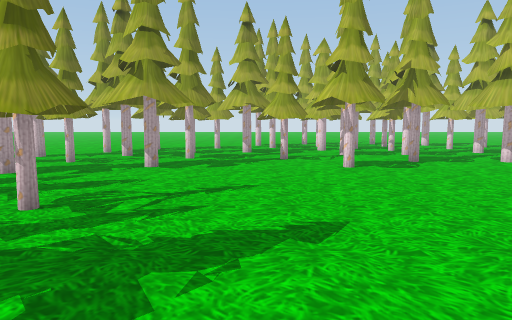
View 1 (above)

24 first-person views from a walk through a 3-D level made in the Unity game engine. The camera is 1.3 m above the floor, tilts 6° down and sees 70° across. The floor is counted in squares, 1 m on a side. Each view is taken from the middle of a square. On the plan, view 1 faces up. The plan holds only what a view shows up to about 15 squares ahead; the rest is blank. The place goes on beyond the plan. The player is left out. Some surface patterns are stand-ins.

View 2
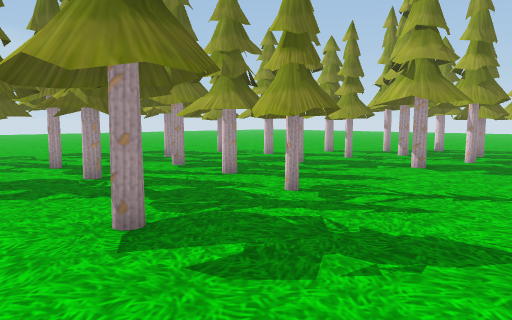

View 3
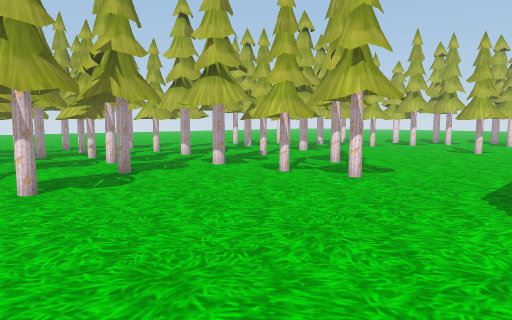

View 4
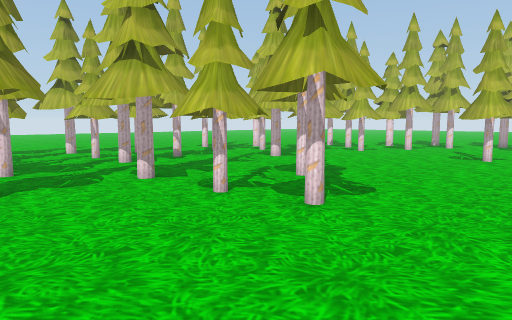

View 5
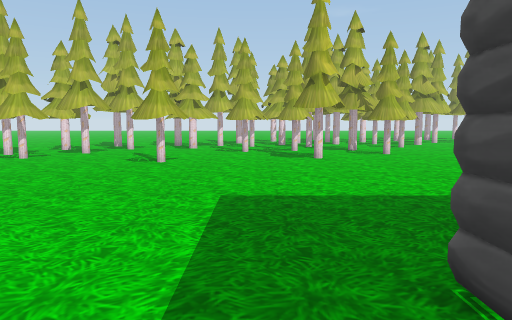

View 6
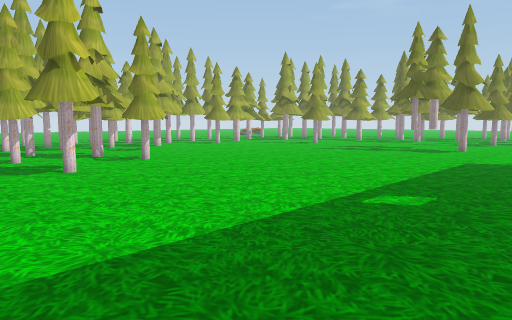

View 7
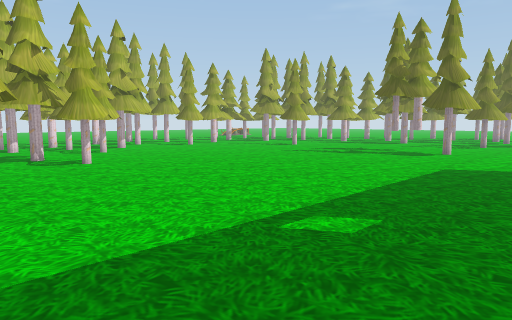

View 8
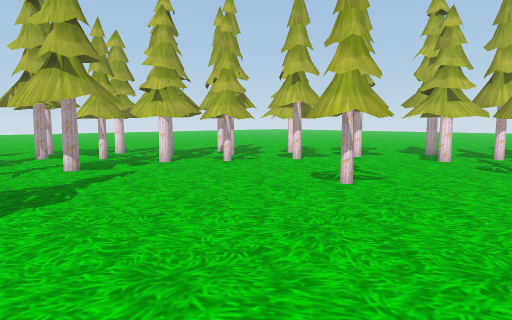

View 9
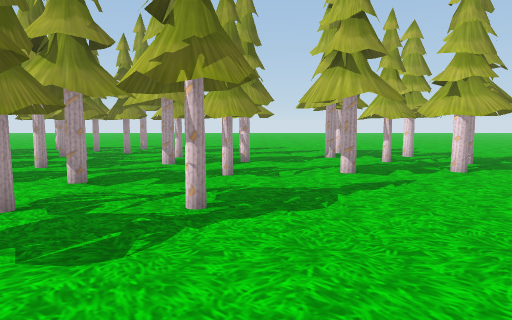

View 10
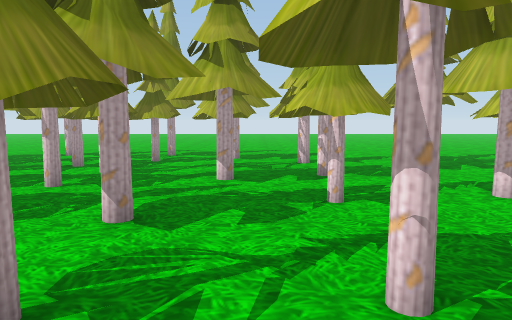

View 11
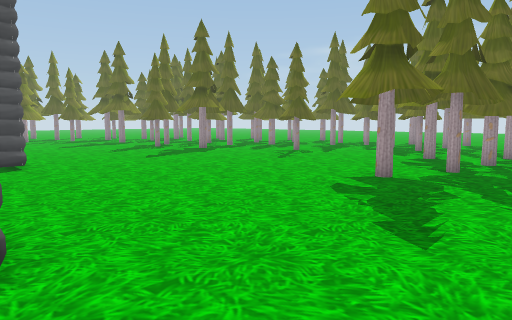

View 12
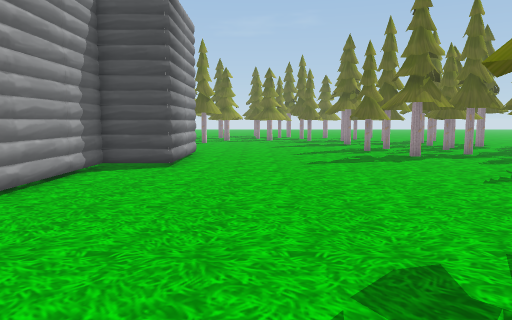

View 13
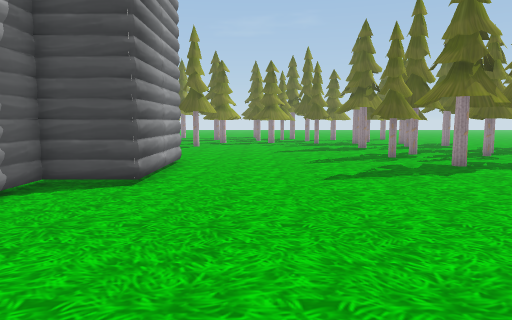

View 14
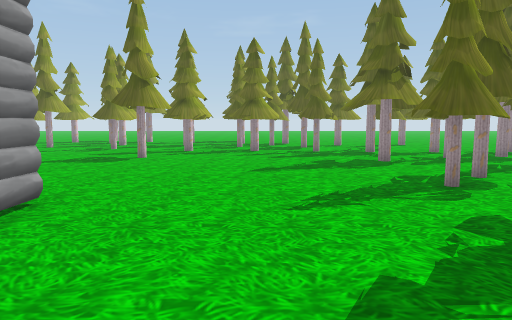

View 15
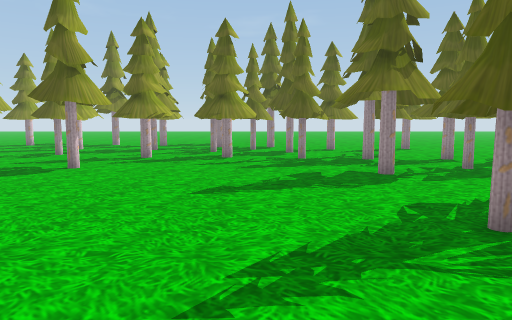

View 16
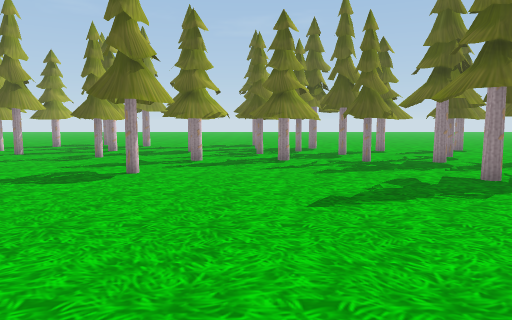

View 17
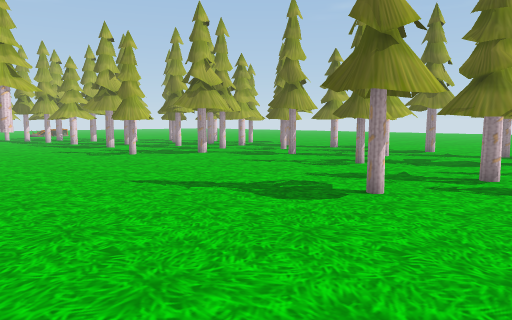

View 18
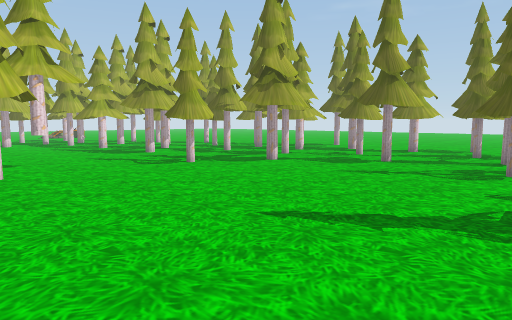

View 19
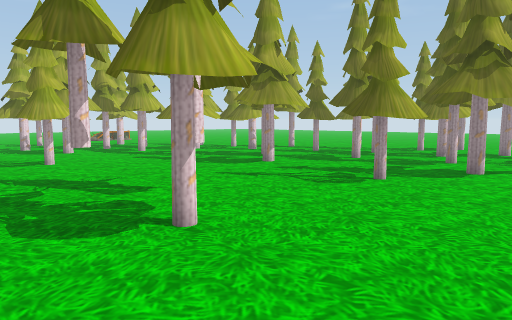

View 20
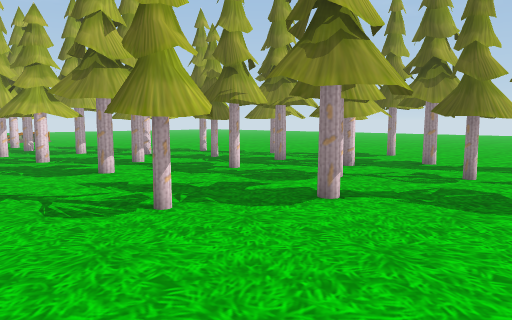

View 21
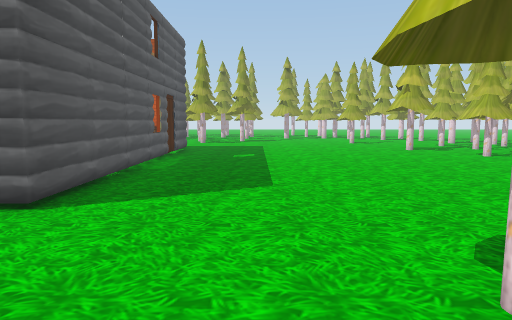

View 22
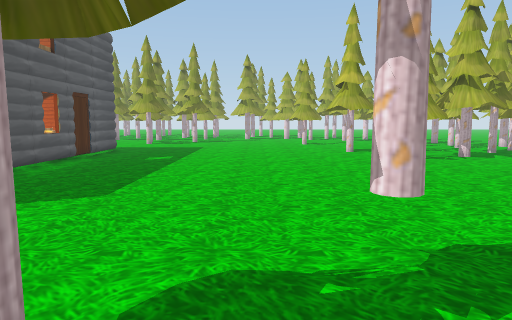

View 23
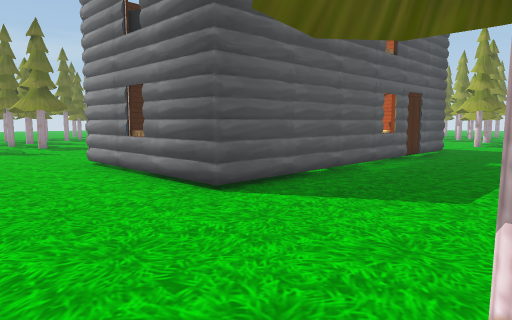

View 24
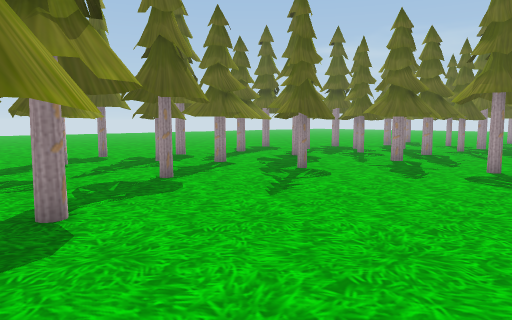

### Floor plan
Key: @ floor where view 1 was taken; # wall or solid block; x gap in a wall; . floor; ^ raised ledge; T thing the floor can be seen under or through; O other object.
Columns run from 8 left of view 1 to 22 right of it. Each row starts with its distance up from view 1.
 18                #.####..   ##..
 17       #       ##x##....##   ..
 16     ###     ####.OO.#..##
 15     .##. ..O....O#O.....## T
 14   .#.......O..O..O.O....#TTT#
 13   ....#.OOO.....O.OOO.O.#TT
 12  ##......O...O.O#O.OO.... T# ##
 11  .#..O.........OOO...........#.
 10   .........#....OO.#..........
  9 ..#............OOO.#...........
  8 .................#.......##....
  7 .  O.............#.......##....
  6 #OOO##.........................
  5 .OO.##.......................OO
  4 OO...........................OO
  3 OO.O.O........  ..............#
  2 O...O#O......#  ##.........O..#
  1 O...OO.......    #.............
  0  .......@....    #............O
 -1 .............#   #..........OO.
 -2 .............#   #..........OO.
 -3  ............    #.............
 -4   ...........#   #.............
 -5  ............    #.............
 -6 ...........###   #............
 -7 ...........#     #...........
 -8 .OOO.......#     #..........
 -9 OO#O.......##   ##..........
-10 O.O........######..........
-11 O.OOO......................
-12 O.#OO..................O#......
-13  .#...................O.......#
-14 ........................#.....#
-15 .......................O.......
-16 #..O...........................
-17 #..........#.........##.......
-18 #....................##...OO.##
-19 #.........O..............O#O.##
-20 #.#.#####OOO........OO....O....
-21 ###. #### OO.##.............#.^
-22  #...#  #....##.......#..#....#
-23      #  #.....##.#..... ...##.
-24           .#.###...##. ###.##.

Positions as (right, up) in squares from view 1, and headings:
1: (0, 0), facing up
2: (1, 0), facing up-left
3: (1, 3), facing up-right
4: (4, 4), facing up-right
5: (6, 4), facing right
6: (9, 5), facing down-right
7: (9, 3), facing down-right
8: (11, 3), facing up-right
9: (12, 4), facing up
10: (10, 7), facing up
11: (5, 6), facing down-left
12: (0, 5), facing down
13: (0, 2), facing down
14: (-1, -4), facing down
15: (-2, -7), facing down
16: (0, -8), facing down
17: (0, -11), facing down-right
18: (4, -11), facing down-right
19: (10, -10), facing down-right
20: (9, -15), facing down-right
21: (12, -15), facing up
22: (15, -14), facing up
23: (14, -14), facing up-left
24: (14, -15), facing down-left
